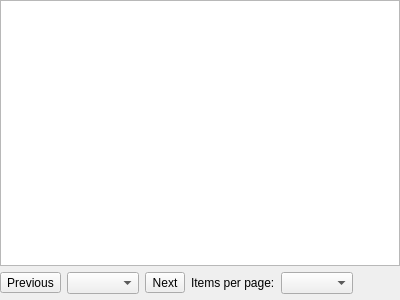
<?xml version="1.0" encoding="UTF-8"?>
<ui version="4.0">
 <class>RouterClientsWidget</class>
 <widget class="QWidget" name="RouterClientsWidget">
  <property name="geometry">
   <rect>
    <x>0</x>
    <y>0</y>
    <width>400</width>
    <height>300</height>
   </rect>
  </property>
  <layout class="QVBoxLayout" name="verticalLayout">
   <property name="spacing">
    <number>0</number>
   </property>
   <property name="leftMargin">
    <number>0</number>
   </property>
   <property name="topMargin">
    <number>0</number>
   </property>
   <property name="rightMargin">
    <number>0</number>
   </property>
   <property name="bottomMargin">
    <number>0</number>
   </property>
   <item>
    <widget class="QTreeView" name="tree_clients">
     <property name="editTriggers">
      <set>QAbstractItemView::EditTrigger::NoEditTriggers</set>
     </property>
     <property name="showDropIndicator" stdset="0">
      <bool>false</bool>
     </property>
     <property name="indentation">
      <number>0</number>
     </property>
     <property name="itemsExpandable">
      <bool>false</bool>
     </property>
     <property name="sortingEnabled">
      <bool>true</bool>
     </property>
     <property name="expandsOnDoubleClick">
      <bool>false</bool>
     </property>
    </widget>
   </item>
   <item>
    <layout class="QHBoxLayout" name="layout_clients_pagination">
     <property name="spacing">
      <number>6</number>
     </property>
     <property name="topMargin">
      <number>6</number>
     </property>
     <property name="rightMargin">
      <number>6</number>
     </property>
     <property name="bottomMargin">
      <number>6</number>
     </property>
     <item>
      <widget class="IconTextButton" name="button_clients_prev">
       <property name="toolTip">
        <string>Previous page</string>
       </property>
       <property name="text">
        <string>Previous</string>
       </property>
       <property name="icon">
        <iconset resource="../../../common/resources/common.qrc">
         <normaloff>:/img/arrow-left.svg</normaloff>:/img/arrow-left.svg</iconset>
       </property>
      </widget>
     </item>
     <item>
      <widget class="QComboBox" name="combo_clients_page">
       <property name="sizeAdjustPolicy">
        <enum>QComboBox::SizeAdjustPolicy::AdjustToContents</enum>
       </property>
      </widget>
     </item>
     <item>
      <widget class="IconTextButton" name="button_clients_next">
       <property name="toolTip">
        <string>Next page</string>
       </property>
       <property name="text">
        <string>Next</string>
       </property>
       <property name="icon">
        <iconset resource="../../../common/resources/common.qrc">
         <normaloff>:/img/arrow-right.svg</normaloff>:/img/arrow-right.svg</iconset>
       </property>
      </widget>
     </item>
     <item>
      <widget class="QLabel" name="label_clients_page_size">
       <property name="text">
        <string>Items per page:</string>
       </property>
      </widget>
     </item>
     <item>
      <widget class="QComboBox" name="combo_clients_page_size">
       <property name="sizeAdjustPolicy">
        <enum>QComboBox::SizeAdjustPolicy::AdjustToContents</enum>
       </property>
      </widget>
     </item>
     <item>
      <spacer name="spacer_clients_pagination">
       <property name="orientation">
        <enum>Qt::Orientation::Horizontal</enum>
       </property>
       <property name="sizeHint" stdset="0">
        <size>
         <width>40</width>
         <height>20</height>
        </size>
       </property>
      </spacer>
     </item>
     <item>
      <widget class="QLabel" name="label_clients_count"/>
     </item>
    </layout>
   </item>
  </layout>
 </widget>
 <customwidgets>
  <customwidget>
   <class>IconTextButton</class>
   <extends>QToolButton</extends>
   <header>common/desktop/icon_text_button.h</header>
  </customwidget>
 </customwidgets>
 <resources>
  <include location="../../../common/resources/common.qrc"/>
 </resources>
 <connections/>
</ui>
